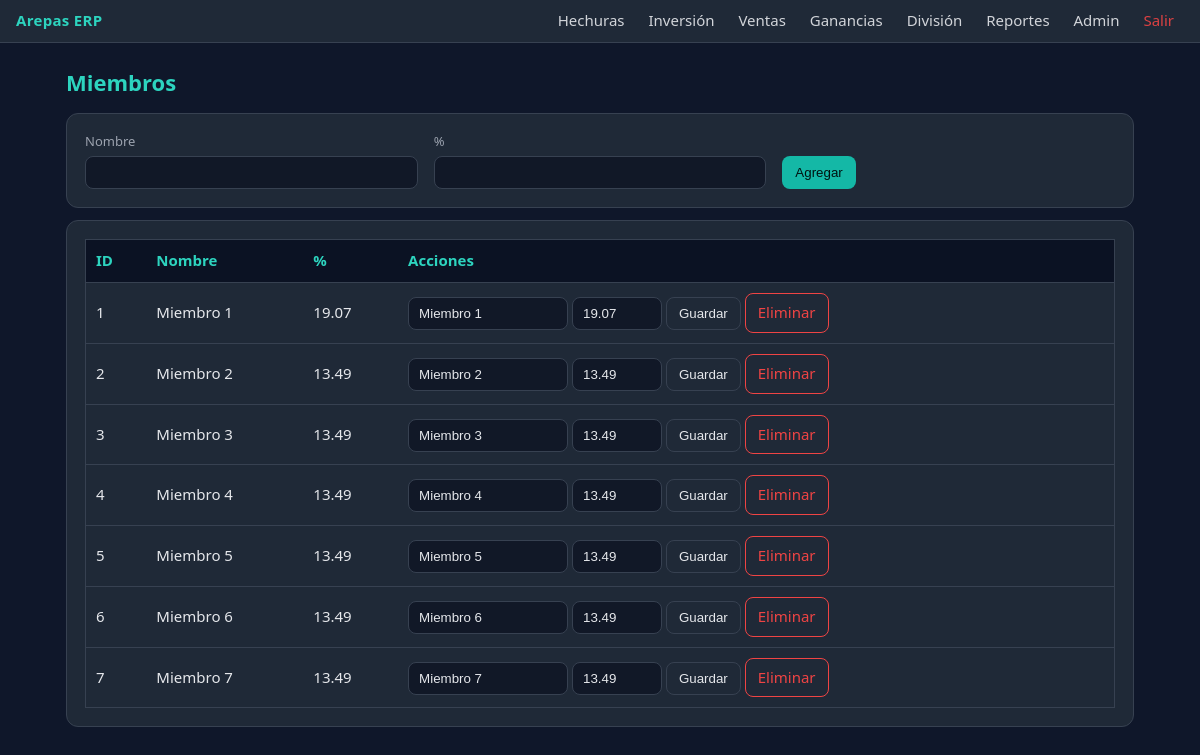
The page /arepas-erp2/public/admin/miembros.php (signed in) on the database its author committed.
### tables this page shows
CREATE TABLE `miembros` (
  `id` int(11) NOT NULL,
  `nombre` varchar(100) NOT NULL,
  `porcentaje` decimal(5,2) NOT NULL,
  `creado_en` timestamp NOT NULL DEFAULT current_timestamp()
);

### arepas-erp2/public/admin/miembros.php (the view, shortened to what this page needs)
<?php
$pdo = Database::getInstance();
$rows = $pdo->query("SELECT * FROM miembros ORDER BY id ASC")->fetchAll(PDO::FETCH_ASSOC);
?>
<h1>Miembros</h1>
<div class="card">
  <form method="post" class="grid grid-3">
    <div><label>Nombre</label><input name="nombre" required></div>
    <div><label>%</label><input type="number" step="0.01" name="porcentaje" required></div>
    <div style="align-self:end"><button class="btn btn-primary" name="crear">Agregar</button></div>
  </form>
</div>
<div class="card mt-3">
  <table class="table">
    <thead><tr><th>ID</th><th>Nombre</th><th>%</th><th>Acciones</th></tr></thead>
    <tbody>
      <?php foreach($rows as $m): ?>
      <tr>
        <td><?= $m['id'] ?></td>
        <td><?= $m['nombre'] ?></td>
        <td><?= $m['porcentaje'] ?></td>
        <td>
          <form method="post" style="display:inline">
            <input name="nombre" value="<?= $m['nombre'] ?>" style="width:160px">
            <input name="porcentaje" type="number" step="0.01" value="<?= $m['porcentaje'] ?>" style="width:90px">
            <button class="btn btn-ghost" name="editar">Guardar</button>
          </form>
          <a class="btn btn-danger" href="?delete=<?= $m['id'] ?>" onclick="return confirm('¿Eliminar?')">Eliminar</a>
        </td>
      </tr>
      <?php endforeach; ?>
    </tbody>
  </table>
</div>
<?php
include __DIR__ . "/../../app/views/layout.php";

### arepas-erp2/public/assets/css/app.css (style rules this page uses)
:root { --bg:#0f172a; --bg2:#111827; --panel:#1f2937; --muted:#9ca3af; --text:#e5e7eb; --brand:#14b8a6; --brand-2:#2dd4bf; --danger:#ef4444; --border:#374151; }
* { box-sizing: border-box; }
html,body { height:100%; }
body { margin:0; background:var(--bg); color:var(--text); font: 15px/1.45 ui-sans-serif, system-ui, -apple-system, Segoe UI, Roboto, "Helvetica Neue", Arial; }
.card { background:var(--panel); border:1px solid var(--border); border-radius:12px; padding:18px; }
.grid { display:grid; gap:16px; }
.grid-3 { grid-template-columns: repeat(3,1fr); }
h1 { color:var(--brand-2); font-size:22px; margin:0 0 14px }
input, select { width:100%; background:var(--bg2); color:var(--text); border:1px solid var(--border); border-radius:8px; padding:8px 10px; }
label { display:block; color:var(--muted); font-size:13px; margin-bottom:6px }
.btn { display:inline-block; padding:8px 12px; border-radius:8px; text-decoration:none; border:1px solid transparent; }
.btn-primary { background:var(--brand); color:#001311; }
.btn-ghost { background:transparent; color:var(--text); border-color:var(--border); }
.btn-danger { background:transparent; color:var(--danger); border-color:var(--danger); }
.table { width:100%; border-collapse:collapse; border:1px solid var(--border); }
.table th { text-align:left; background:#0b1223; color:var(--brand-2); padding:10px; border-bottom:1px solid var(--border); }
.table td { padding:10px; border-top:1px solid var(--border); }
.mt-3 { margin-top:12px }

### rows shown on the page
miembros: id "1", nombre "Miembro 1", porcentaje "19.07"
miembros: id "2", nombre "Miembro 2", porcentaje "13.49"
miembros: id "3", nombre "Miembro 3", porcentaje "13.49"
miembros: id "4", nombre "Miembro 4", porcentaje "13.49"
miembros: id "5", nombre "Miembro 5", porcentaje "13.49"
miembros: id "6", nombre "Miembro 6", porcentaje "13.49"
miembros: id "7", nombre "Miembro 7", porcentaje "13.49"
